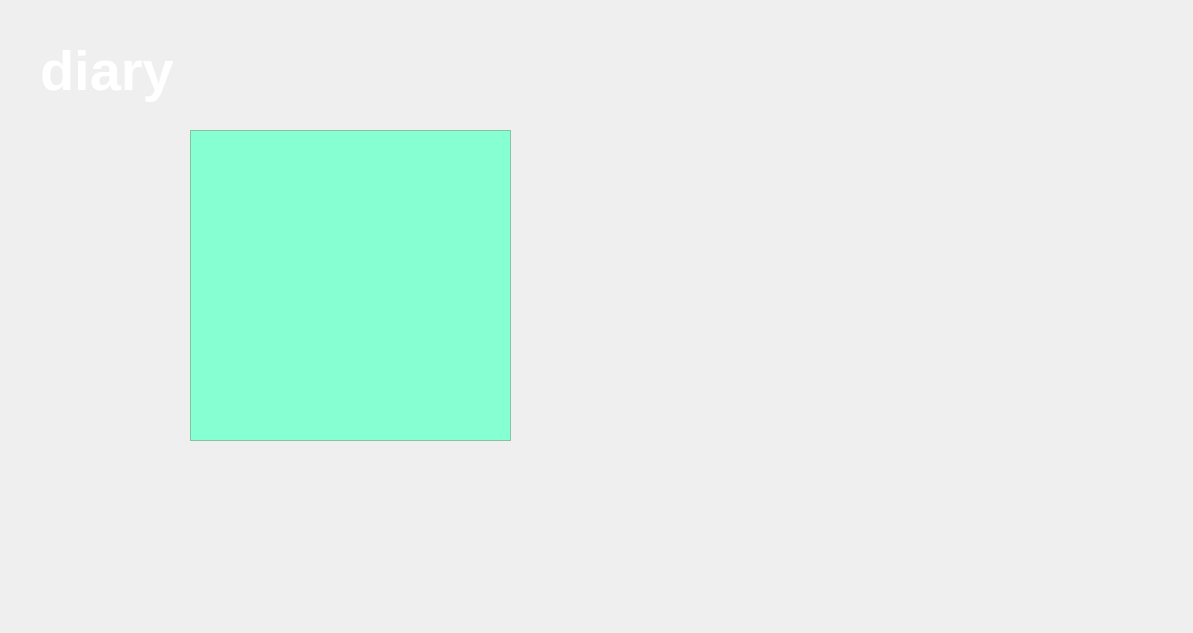
      <widget class="QWidget" name="diary_home_page">
       <widget class="QLabel" name="diary_home_title">
        <property name="geometry">
         <rect>
          <x>40</x>
          <y>10</y>
          <width>401</width>
          <height>121</height>
         </rect>
        </property>
        <property name="palette">
         <palette>
          <active>
           <colorrole role="WindowText">
            <brush brushstyle="SolidPattern">
             <color alpha="255">
              <red>255</red>
              <green>255</green>
              <blue>255</blue>
             </color>
            </brush>
           </colorrole>
          </active>
          <inactive>
           <colorrole role="WindowText">
            <brush brushstyle="SolidPattern">
             <color alpha="255">
              <red>255</red>
              <green>255</green>
              <blue>255</blue>
             </color>
            </brush>
           </colorrole>
          </inactive>
          <disabled>
           <colorrole role="WindowText">
            <brush brushstyle="SolidPattern">
             <color alpha="255">
              <red>127</red>
              <green>88</green>
              <blue>110</blue>
             </color>
            </brush>
           </colorrole>
          </disabled>
         </palette>
        </property>
        <property name="font">
         <font>
          <pointsize>42</pointsize>
          <weight>75</weight>
          <bold>true</bold>
         </font>
        </property>
        <property name="text">
         <string>diary</string>
        </property>
       </widget>
       <widget class="QFileListWidget" name="diary_file_list">
        <property name="geometry">
         <rect>
          <x>190</x>
          <y>130</y>
          <width>321</width>
          <height>311</height>
         </rect>
        </property>
        <property name="palette">
         <palette>
          <active>
           <colorrole role="WindowText">
            <brush brushstyle="SolidPattern">
             <color alpha="255">
              <red>0</red>
              <green>0</green>
              <blue>0</blue>
             </color>
            </brush>
           </colorrole>
           <colorrole role="Button">
            <brush brushstyle="SolidPattern">
             <color alpha="255">
              <red>170</red>
              <green>255</green>
              <blue>209</blue>
             </color>
            </brush>
           </colorrole>
           <colorrole role="Light">
            <brush brushstyle="SolidPattern">
             <color alpha="255">
              <red>139</red>
              <green>255</green>
              <blue>157</blue>
             </color>
            </brush>
           </colorrole>
           <colorrole role="Midlight">
            <brush brushstyle="SolidPattern">
             <color alpha="255">
              <red>212</red>
              <green>255</green>
              <blue>232</blue>
             </color>
            </brush>
           </colorrole>
           <colorrole role="Dark">
            <brush brushstyle="SolidPattern">
             <color alpha="255">
              <red>85</red>
              <green>127</green>
              <blue>104</blue>
             </color>
            </brush>
           </colorrole>
           <colorrole role="Mid">
            <brush brushstyle="SolidPattern">
             <color alpha="255">
              <red>113</red>
              <green>170</green>
              <blue>139</blue>
             </color>
            </brush>
           </colorrole>
           <colorrole role="Text">
            <brush brushstyle="SolidPattern">
             <color alpha="255">
              <red>253</red>
              <green>253</green>
              <blue>253</blue>
             </color>
            </brush>
           </colorrole>
           <colorrole role="BrightText">
            <brush brushstyle="SolidPattern">
             <color alpha="255">
              <red>255</red>
              <green>255</green>
              <blue>255</blue>
             </color>
            </brush>
           </colorrole>
           <colorrole role="ButtonText">
            <brush brushstyle="SolidPattern">
             <color alpha="255">
              <red>0</red>
              <green>0</green>
              <blue>0</blue>
             </color>
            </brush>
           </colorrole>
           <colorrole role="Base">
            <brush brushstyle="SolidPattern">
             <color alpha="255">
              <red>134</red>
              <green>255</green>
              <blue>211</blue>
             </color>
            </brush>
           </colorrole>
           <colorrole role="Window">
            <brush brushstyle="SolidPattern">
             <color alpha="255">
              <red>170</red>
              <green>255</green>
              <blue>209</blue>
             </color>
            </brush>
           </colorrole>
           <colorrole role="Shadow">
            <brush brushstyle="SolidPattern">
             <color alpha="255">
              <red>0</red>
              <green>0</green>
              <blue>0</blue>
             </color>
            </brush>
           </colorrole>
           <colorrole role="AlternateBase">
            <brush brushstyle="SolidPattern">
             <color alpha="255">
              <red>212</red>
              <green>255</green>
              <blue>232</blue>
             </color>
            </brush>
           </colorrole>
           <colorrole role="ToolTipBase">
            <brush brushstyle="SolidPattern">
             <color alpha="255">
              <red>255</red>
              <green>255</green>
              <blue>220</blue>
             </color>
            </brush>
           </colorrole>
           <colorrole role="ToolTipText">
            <brush brushstyle="SolidPattern">
             <color alpha="255">
              <red>0</red>
              <green>0</green>
              <blue>0</blue>
             </color>
            </brush>
           </colorrole>
          </active>
          <inactive>
           <colorrole role="WindowText">
            <brush brushstyle="SolidPattern">
             <color alpha="255">
              <red>0</red>
              <green>0</green>
              <blue>0</blue>
             </color>
            </brush>
           </colorrole>
           <colorrole role="Button">
            <brush brushstyle="SolidPattern">
             <color alpha="255">
              <red>170</red>
              <green>255</green>
              <blue>209</blue>
             </color>
            </brush>
           </colorrole>
           <colorrole role="Light">
            <brush brushstyle="SolidPattern">
             <color alpha="255">
              <red>139</red>
              <green>255</green>
              <blue>157</blue>
             </color>
            </brush>
           </colorrole>
           <colorrole role="Midlight">
            <brush brushstyle="SolidPattern">
             <color alpha="255">
              <red>212</red>
              <green>255</green>
              <blue>232</blue>
             </color>
            </brush>
           </colorrole>
           <colorrole role="Dark">
            <brush brushstyle="SolidPattern">
             <color alpha="255">
              <red>85</red>
              <green>127</green>
              <blue>104</blue>
             </color>
            </brush>
           </colorrole>
           <colorrole role="Mid">
            <brush brushstyle="SolidPattern">
             <color alpha="255">
              <red>113</red>
              <green>170</green>
              <blue>139</blue>
             </color>
            </brush>
           </colorrole>
           <colorrole role="Text">
            <brush brushstyle="SolidPattern">
             <color alpha="255">
              <red>253</red>
              <green>253</green>
              <blue>253</blue>
             </color>
            </brush>
           </colorrole>
           <colorrole role="BrightText">
            <brush brushstyle="SolidPattern">
             <color alpha="255">
              <red>255</red>
              <green>255</green>
              <blue>255</blue>
             </color>
            </brush>
           </colorrole>
           <colorrole role="ButtonText">
            <brush brushstyle="SolidPattern">
             <color alpha="255">
              <red>0</red>
              <green>0</green>
              <blue>0</blue>
             </color>
            </brush>
           </colorrole>
           <colorrole role="Base">
            <brush brushstyle="SolidPattern">
             <color alpha="255">
              <red>134</red>
              <green>255</green>
              <blue>211</blue>
             </color>
            </brush>
           </colorrole>
           <colorrole role="Window">
            <brush brushstyle="SolidPattern">
             <color alpha="255">
              <red>170</red>
              <green>255</green>
              <blue>209</blue>
             </color>
            </brush>
           </colorrole>
           <colorrole role="Shadow">
            <brush brushstyle="SolidPattern">
             <color alpha="255">
              <red>0</red>
              <green>0</green>
              <blue>0</blue>
             </color>
            </brush>
           </colorrole>
           <colorrole role="AlternateBase">
            <brush brushstyle="SolidPattern">
             <color alpha="255">
              <red>212</red>
              <green>255</green>
              <blue>232</blue>
             </color>
            </brush>
           </colorrole>
           <colorrole role="ToolTipBase">
            <brush brushstyle="SolidPattern">
             <color alpha="255">
              <red>255</red>
              <green>255</green>
              <blue>220</blue>
             </color>
            </brush>
           </colorrole>
           <colorrole role="ToolTipText">
            <brush brushstyle="SolidPattern">
             <color alpha="255">
              <red>0</red>
              <green>0</green>
              <blue>0</blue>
             </color>
            </brush>
           </colorrole>
          </inactive>
          <disabled>
           <colorrole role="WindowText">
            <brush brushstyle="SolidPattern">
             <color alpha="255">
              <red>85</red>
              <green>127</green>
              <blue>104</blue>
             </color>
            </brush>
           </colorrole>
           <colorrole role="Button">
            <brush brushstyle="SolidPattern">
             <color alpha="255">
              <red>170</red>
              <green>255</green>
              <blue>209</blue>
             </color>
            </brush>
           </colorrole>
           <colorrole role="Light">
            <brush brushstyle="SolidPattern">
             <color alpha="255">
              <red>139</red>
              <green>255</green>
              <blue>157</blue>
             </color>
            </brush>
           </colorrole>
           <colorrole role="Midlight">
            <brush brushstyle="SolidPattern">
             <color alpha="255">
              <red>212</red>
              <green>255</green>
              <blue>232</blue>
             </color>
            </brush>
           </colorrole>
           <colorrole role="Dark">
            <brush brushstyle="SolidPattern">
             <color alpha="255">
              <red>85</red>
              <green>127</green>
              <blue>104</blue>
             </color>
            </brush>
           </colorrole>
           <colorrole role="Mid">
            <brush brushstyle="SolidPattern">
             <color alpha="255">
              <red>113</red>
              <green>170</green>
              <blue>139</blue>
             </color>
            </brush>
           </colorrole>
           <colorrole role="Text">
            <brush brushstyle="SolidPattern">
             <color alpha="255">
              <red>85</red>
              <green>127</green>
              <blue>104</blue>
             </color>
            </brush>
           </colorrole>
           <colorrole role="BrightText">
            <brush brushstyle="SolidPattern">
             <color alpha="255">
              <red>255</red>
              <green>255</green>
              <blue>255</blue>
             </color>
            </brush>
           </colorrole>
           <colorrole role="ButtonText">
            <brush brushstyle="SolidPattern">
             <color alpha="255">
              <red>85</red>
              <green>127</green>
              <blue>104</blue>
             </color>
            </brush>
           </colorrole>
           <colorrole role="Base">
            <brush brushstyle="SolidPattern">
             <color alpha="255">
              <red>170</red>
              <green>255</green>
              <blue>209</blue>
             </color>
            </brush>
           </colorrole>
           <colorrole role="Window">
            <brush brushstyle="SolidPattern">
             <color alpha="255">
              <red>170</red>
              <green>255</green>
              <blue>209</blue>
             </color>
            </brush>
           </colorrole>
           <colorrole role="Shadow">
            <brush brushstyle="SolidPattern">
             <color alpha="255">
              <red>0</red>
              <green>0</green>
              <blue>0</blue>
             </color>
            </brush>
           </colorrole>
           <colorrole role="AlternateBase">
            <brush brushstyle="SolidPattern">
             <color alpha="255">
              <red>170</red>
              <green>255</green>
              <blue>209</blue>
             </color>
            </brush>
           </colorrole>
           <colorrole role="ToolTipBase">
            <brush brushstyle="SolidPattern">
             <color alpha="255">
              <red>255</red>
              <green>255</green>
              <blue>220</blue>
             </color>
            </brush>
           </colorrole>
           <colorrole role="ToolTipText">
            <brush brushstyle="SolidPattern">
             <color alpha="255">
              <red>0</red>
              <green>0</green>
              <blue>0</blue>
             </color>
            </brush>
           </colorrole>
          </disabled>
         </palette>
        </property>
        <property name="font">
         <font>
          <family>Helvetica</family>
          <pointsize>20</pointsize>
          <weight>75</weight>
          <italic>false</italic>
          <bold>true</bold>
          <underline>false</underline>
          <strikeout>false</strikeout>
          <kerning>true</kerning>
         </font>
        </property>
        <property name="acceptDrops">
         <bool>false</bool>
        </property>
       </widget>
       <widget class="HomeButtonQLabel" name="diary_home_button">
        <property name="geometry">
         <rect>
          <x>10</x>
          <y>530</y>
          <width>60</width>
          <height>60</height>
         </rect>
        </property>
        <property name="text">
         <string/>
        </property>
        <property name="pixmap">
         <pixmap>../Media/home.png</pixmap>
        </property>
        <property name="scaledContents">
         <bool>true</bool>
        </property>
       </widget>
       <widget class="ButtonQLabel" name="diary_open_button">
        <property name="geometry">
         <rect>
          <x>400</x>
          <y>460</y>
          <width>100</width>
          <height>50</height>
         </rect>
        </property>
        <property name="font">
         <font>
          <pointsize>18</pointsize>
         </font>
        </property>
        <property name="text">
         <string/>
        </property>
        <property name="pixmap">
         <pixmap>../Media/buttons/open_button.png</pixmap>
        </property>
        <property name="scaledContents">
         <bool>true</bool>
        </property>
       </widget>
       <widget class="ButtonQLabel" name="diary_delete_button">
        <property name="geometry">
         <rect>
          <x>200</x>
          <y>450</y>
          <width>100</width>
          <height>50</height>
         </rect>
        </property>
        <property name="font">
         <font>
          <pointsize>18</pointsize>
         </font>
        </property>
        <property name="text">
         <string/>
        </property>
        <property name="pixmap">
         <pixmap>../Media/buttons/delete_button.png</pixmap>
        </property>
        <property name="scaledContents">
         <bool>true</bool>
        </property>
       </widget>
       <widget class="ButtonQLabel" name="diary_new_button">
        <property name="geometry">
         <rect>
          <x>540</x>
          <y>130</y>
          <width>100</width>
          <height>50</height>
         </rect>
        </property>
        <property name="font">
         <font>
          <pointsize>25</pointsize>
         </font>
        </property>
        <property name="autoFillBackground">
         <bool>false</bool>
        </property>
        <property name="text">
         <string/>
        </property>
        <property name="pixmap">
         <pixmap>../Media/buttons/new_button.png</pixmap>
        </property>
        <property name="scaledContents">
         <bool>true</bool>
        </property>
       </widget>
       <widget class="QLabel" name="diary_background">
        <property name="geometry">
         <rect>
          <x>0</x>
          <y>0</y>
          <width>1184</width>
          <height>624</height>
         </rect>
        </property>
        <property name="text">
         <string/>
        </property>
        <property name="pixmap">
         <pixmap>../Media/diary/diary_background.png</pixmap>
        </property>
        <property name="scaledContents">
         <bool>true</bool>
        </property>
       </widget>
       <zorder>diary_background</zorder>
       <zorder>diary_home_title</zorder>
       <zorder>diary_file_list</zorder>
       <zorder>diary_home_button</zorder>
       <zorder>diary_open_button</zorder>
       <zorder>diary_delete_button</zorder>
       <zorder>diary_new_button</zorder>
      </widget>
